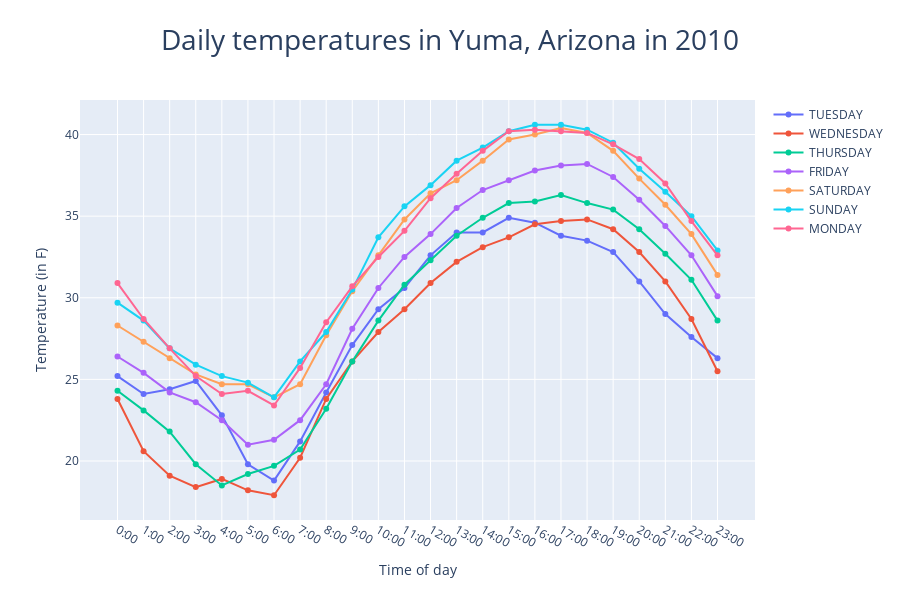

The cell this chart's notebook holds for it:
### Code cell
data = [go.Scatter(x=df[df['DAY'] == day]['LST_TIME'],
                   y=df[df['DAY'] == day]['T_HR_AVG'],
                   mode='lines+markers',
                   name=day) for day in df['DAY'].unique()]

layout = go.Layout(title='Daily temperatures in Yuma, Arizona in 2010',
                   title_x=0.5,
                   titlefont={'size':28},
                   height=600,
                   hovermode='x unified',
                   xaxis=dict(title='Time of day'),
                   yaxis=dict(title='Temperature (in F)'))

fig = go.Figure(data=data, layout=layout)
pyo.plot(fig, filename='basic2.html')
fig.show()

### Figure 1 — Plotly figure (JSON) as saved in the notebook; plotly's stock layout.template omitted (floating-point values rounded to 4 significant figures)
{"data": [{"mode": "lines+markers", "name": "TUESDAY", "type": "scatter", "x": ["0:00", "1:00", "2:00", "3:00", "4:00", "5:00", "6:00", "7:00", "8:00", "9:00", "10:00", "11:00", "12:00", "13:00", "14:00", "15:00", "16:00", "17:00", "18:00", "19:00", "20:00", "21:00", "22:00", "23:00"], "y": [25.2, 24.1, 24.4, 24.9, 22.8, 19.8, 18.8, 21.2, 24.2, 27.1, 29.3, 30.6, 32.6, 34, 34, 34.9, 34.6, 33.8, 33.5, 32.8, 31, 29, 27.6, 26.3]}, {"mode": "lines+markers", "name": "WEDNESDAY", "type": "scatter", "x": ["0:00", "1:00", "2:00", "3:00", "4:00", "5:00", "6:00", "7:00", "8:00", "9:00", "10:00", "11:00", "12:00", "13:00", "14:00", "15:00", "16:00", "17:00", "18:00", "19:00", "20:00", "21:00", "22:00", "23:00"], "y": [23.8, 20.6, 19.1, 18.4, 18.9, 18.2, 17.9, 20.2, 23.8, 26.1, 27.9, 29.3, 30.9, 32.2, 33.1, 33.7, 34.5, 34.7, 34.8, 34.2, 32.8, 31, 28.7, 25.5]}, {"mode": "lines+markers", "name": "THURSDAY", "type": "scatter", "x": ["0:00", "1:00", "2:00", "3:00", "4:00", "5:00", "6:00", "7:00", "8:00", "9:00", "10:00", "11:00", "12:00", "13:00", "14:00", "15:00", "16:00", "17:00", "18:00", "19:00", "20:00", "21:00", "22:00", "23:00"], "y": [24.3, 23.1, 21.8, 19.8, 18.5, 19.2, 19.7, 20.7, 23.2, 26.1, 28.6, 30.8, 32.3, 33.8, 34.9, 35.8, 35.9, 36.3, 35.8, 35.4, 34.2, 32.7, 31.1, 28.6]}, {"mode": "lines+markers", "name": "FRIDAY", "type": "scatter", "x": ["0:00", "1:00", "2:00", "3:00", "4:00", "5:00", "6:00", "7:00", "8:00", "9:00", "10:00", "11:00", "12:00", "13:00", "14:00", "15:00", "16:00", "17:00", "18:00", "19:00", "20:00", "21:00", "22:00", "23:00"], "y": [26.4, 25.4, 24.2, 23.6, 22.5, 21, 21.3, 22.5, 24.7, 28.1, 30.6, 32.5, 33.9, 35.5, 36.6, 37.2, 37.8, 38.1, 38.2, 37.4, 36, 34.4, 32.6, 30.1]}, {"mode": "lines+markers", "name": "SATURDAY", "type": "scatter", "x": ["0:00", "1:00", "2:00", "3:00", "4:00", "5:00", "6:00", "7:00", "8:00", "9:00", "10:00", "11:00", "12:00", "13:00", "14:00", "15:00", "16:00", "17:00", "18:00", "19:00", "20:00", "21:00", "22:00", "23:00"], "y": [28.3, 27.3, 26.3, 25.3, 24.7, 24.7, 23.9, 24.7, 27.7, 30.4, 32.6, 34.8, 36.4, 37.2, 38.4, 39.7, 40, 40.4, 40.1, 39, 37.3, 35.7, 33.9, 31.4]}, {"mode": "lines+markers", "name": "SUNDAY", "type": "scatter", "x": ["0:00", "1:00", "2:00", "3:00", "4:00", "5:00", "6:00", "7:00", "8:00", "9:00", "10:00", "11:00", "12:00", "13:00", "14:00", "15:00", "16:00", "17:00", "18:00", "19:00", "20:00", "21:00", "22:00", "23:00"], "y": [29.7, 28.6, 26.9, 25.9, 25.2, 24.8, 23.9, 26.1, 27.9, 30.5, 33.7, 35.6, 36.9, 38.4, 39.2, 40.2, 40.6, 40.6, 40.3, 39.5, 37.9, 36.5, 35, 32.9]}, {"mode": "lines+markers", "name": "MONDAY", "type": "scatter", "x": ["0:00", "1:00", "2:00", "3:00", "4:00", "5:00", "6:00", "7:00", "8:00", "9:00", "10:00", "11:00", "12:00", "13:00", "14:00", "15:00", "16:00", "17:00", "18:00", "19:00", "20:00", "21:00", "22:00", "23:00"], "y": [30.9, 28.7, 26.9, 25.2, 24.1, 24.3, 23.4, 25.7, 28.5, 30.7, 32.5, 34.1, 36.1, 37.6, 39, 40.2, 40.3, 40.2, 40.1, 39.4, 38.5, 37, 34.7, 32.6]}], "layout": {"height": 600, "hovermode": "x unified", "title": {"font": {"size": 28}, "text": "Daily temperatures in Yuma, Arizona in 2010", "x": 0.5}, "xaxis": {"title": {"text": "Time of day"}}, "yaxis": {"title": {"text": "Temperature (in F)"}}}}
